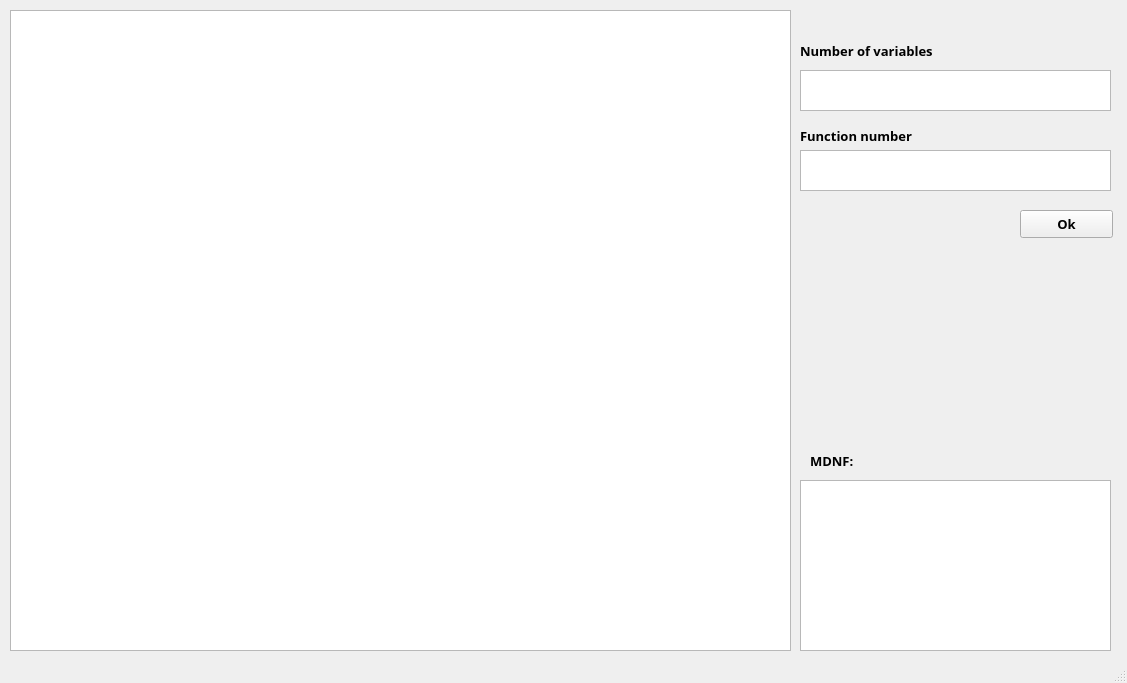
<?xml version="1.0" encoding="UTF-8"?>
<ui version="4.0">
 <class>MainWindow</class>
 <widget class="QMainWindow" name="MainWindow">
  <property name="geometry">
   <rect>
    <x>0</x>
    <y>0</y>
    <width>1127</width>
    <height>683</height>
   </rect>
  </property>
  <property name="font">
   <font>
    <family>Segoe UI Semibold</family>
    <pointsize>10</pointsize>
    <weight>75</weight>
    <bold>true</bold>
   </font>
  </property>
  <property name="windowTitle">
   <string>MainWindow</string>
  </property>
  <widget class="QWidget" name="centralwidget">
   <widget class="QTableWidget" name="tableWidget">
    <property name="geometry">
     <rect>
      <x>10</x>
      <y>10</y>
      <width>781</width>
      <height>641</height>
     </rect>
    </property>
   </widget>
   <widget class="QTextEdit" name="textEdit">
    <property name="geometry">
     <rect>
      <x>800</x>
      <y>70</y>
      <width>311</width>
      <height>41</height>
     </rect>
    </property>
   </widget>
   <widget class="QTextEdit" name="textEdit_2">
    <property name="geometry">
     <rect>
      <x>800</x>
      <y>150</y>
      <width>311</width>
      <height>41</height>
     </rect>
    </property>
   </widget>
   <widget class="QLabel" name="label">
    <property name="geometry">
     <rect>
      <x>800</x>
      <y>30</y>
      <width>251</width>
      <height>41</height>
     </rect>
    </property>
    <property name="font">
     <font>
      <family>Segoe UI Semibold</family>
      <pointsize>10</pointsize>
      <weight>75</weight>
      <bold>true</bold>
     </font>
    </property>
    <property name="text">
     <string>Number of variables</string>
    </property>
   </widget>
   <widget class="QLabel" name="label_2">
    <property name="geometry">
     <rect>
      <x>800</x>
      <y>120</y>
      <width>191</width>
      <height>31</height>
     </rect>
    </property>
    <property name="font">
     <font>
      <family>Segoe UI Semibold</family>
      <pointsize>10</pointsize>
      <weight>75</weight>
      <bold>true</bold>
     </font>
    </property>
    <property name="text">
     <string>Function number</string>
    </property>
   </widget>
   <widget class="QPushButton" name="pushButton">
    <property name="geometry">
     <rect>
      <x>1020</x>
      <y>210</y>
      <width>93</width>
      <height>28</height>
     </rect>
    </property>
    <property name="text">
     <string>Ok</string>
    </property>
   </widget>
   <widget class="QLabel" name="label_3">
    <property name="geometry">
     <rect>
      <x>810</x>
      <y>430</y>
      <width>211</width>
      <height>61</height>
     </rect>
    </property>
    <property name="font">
     <font>
      <family>Segoe UI Semibold</family>
      <pointsize>10</pointsize>
      <weight>75</weight>
      <bold>true</bold>
     </font>
    </property>
    <property name="text">
     <string>MDNF:</string>
    </property>
   </widget>
   <widget class="QTextEdit" name="textEdit_3">
    <property name="geometry">
     <rect>
      <x>800</x>
      <y>480</y>
      <width>311</width>
      <height>171</height>
     </rect>
    </property>
    <property name="font">
     <font>
      <family>Segoe UI Semibold</family>
      <pointsize>10</pointsize>
      <weight>75</weight>
      <bold>true</bold>
     </font>
    </property>
   </widget>
  </widget>
  <widget class="QMenuBar" name="menubar">
   <property name="geometry">
    <rect>
     <x>0</x>
     <y>0</y>
     <width>1127</width>
     <height>29</height>
    </rect>
   </property>
  </widget>
  <widget class="QStatusBar" name="statusbar"/>
 </widget>
 <resources/>
 <connections/>
</ui>
